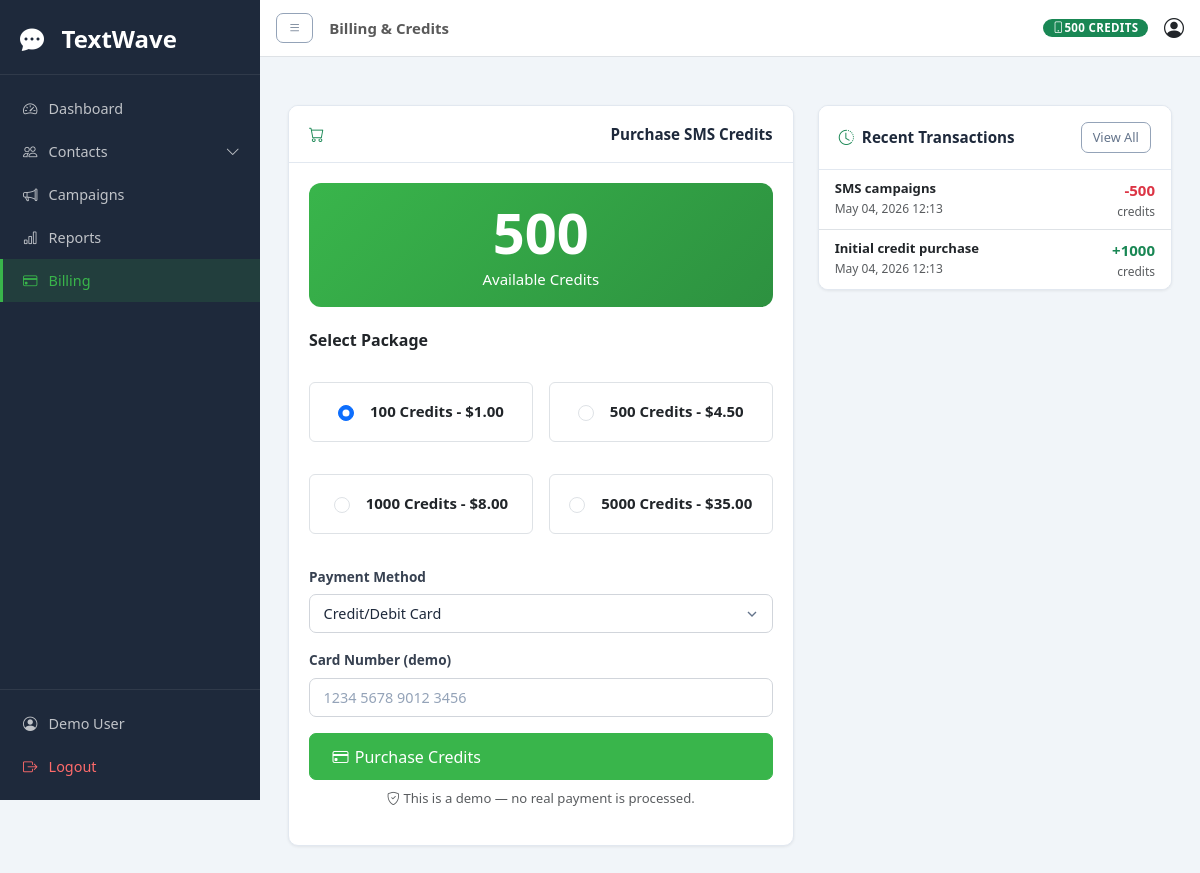
Page /billing/ (signed in) on the committed database.
### apps/accounts/models.py (models this page shows, shortened)
class UserProfile(models.Model):
    user = models.OneToOneField(User, on_delete=models.CASCADE, related_name='profile')
    phone = models.CharField(max_length=20, blank=True)
    company = models.CharField(max_length=100, blank=True)
    sms_balance = models.IntegerField(default=0)
    api_key = models.CharField(max_length=64, unique=True, default='')
    sender_id = models.CharField(max_length=11, default='TextWave')
    created_at = models.DateTimeField(auto_now_add=True)
    updated_at = models.DateTimeField(auto_now=True)

### apps/billing/models.py (models this page shows, shortened)
class Transaction(models.Model):
    TYPE_CHOICES = [
        ('purchase', 'Purchase'), ('deduction', 'Deduction'),
        ('bonus', 'Bonus'), ('refund', 'Refund'),
    ]
    STATUS_CHOICES = [
        ('pending', 'Pending'), ('completed', 'Completed'), ('failed', 'Failed'),
    ]
    user = models.ForeignKey(User, on_delete=models.CASCADE, related_name='transactions')
    amount = models.DecimalField(max_digits=10, decimal_places=2, default=0)
    credits = models.IntegerField()
    transaction_type = models.CharField(max_length=20, choices=TYPE_CHOICES)
    status = models.CharField(max_length=20, choices=STATUS_CHOICES, default='completed')
    description = models.CharField(max_length=255, blank=True)
    created_at = models.DateTimeField(auto_now_add=True)
    class Meta:
        ordering = ['-created_at']

### apps/billing/views.py (the view, shortened to what this page needs)
# urls.py: path('', views.billing_view, name='billing'),
@login_required
def billing_view(request):
    form = PurchaseForm(request.POST or None)
    recent_transactions = Transaction.objects.filter(user=request.user)[:5]
    return render(request, 'billing/billing.html', {'form': form, 'recent_transactions': recent_transactions, 'packages': CREDIT_PACKAGES})

### apps/billing/forms.py
class PurchaseForm(forms.Form):
    package = forms.ChoiceField(
        choices=CREDIT_PACKAGES,
        widget=forms.RadioSelect(attrs={'class': 'form-check-input'}),
        label='Select Package'
    )
    payment_method = forms.ChoiceField(
        choices=[('card', 'Credit/Debit Card'), ('mobile', 'Mobile Money')],
        widget=forms.Select(attrs={'class': 'form-select'}),
    )
    card_number = forms.CharField(
        max_length=19, required=False,
        widget=forms.TextInput(attrs={'class': 'form-control', 'placeholder': '1234 5678 9012 3456'}),
    )

### templates/billing/billing.html (shortened to what this page needs)
{% extends 'base.html' %}
{% block page_title %}Billing & Credits{% endblock %}
{% block content %}
<div class="row g-4">
    <div class="col-lg-7">
        <div class="card mb-4">
            <div class="card-header d-flex align-items-center gap-2">
                <i class="bi bi-cart text-success"></i>
                <span>Purchase SMS Credits</span>
            </div>
            <div class="card-body">
                <div class="text-center mb-4 py-3" style="background: linear-gradient(135deg, #39B54B, #2d9140); border-radius: 12px; color: white;">
                    <div class="display-4 fw-bold">{{ request.user.profile.sms_balance }}</div>
                    <div>Available Credits</div>
                </div>
                <form method="post">
                    <h6 class="fw-semibold mb-3">Select Package</h6>
                    <div class="row g-3 mb-4">
                        {% for value, label in packages %}
                        <div class="col-6">
                            <div class="border rounded p-3 text-center package-option" style="cursor: pointer;">
                                <div class="form-check d-flex justify-content-center">
                                    <input class="form-check-input me-2" type="radio" name="package" value="{{ value }}"
                                           id="pkg_{{ value }}" {% if forloop.first %}checked{% endif %}>
                                    <label class="form-check-label fw-semibold" for="pkg_{{ value }}">{{ label }}</label>
                                </div>
                            </div>
                        </div>
                        {% endfor %}
                    </div>
                    <div class="mb-3">
                        <label class="form-label fw-semibold">Payment Method</label>
                        {{ form.payment_method }}
                    </div>
                    <div class="mb-3">
                        <label class="form-label fw-semibold">Card Number (demo)</label>
                        {{ form.card_number }}
                    </div>
                    <button type="submit" class="btn btn-success btn-lg w-100">
                        <i class="bi bi-credit-card"></i> Purchase Credits
                    </button>
                    <p class="text-center text-muted small mt-2">
                        <i class="bi bi-shield-check"></i> This is a demo — no real payment is processed.
                    </p>
                </form>
            </div>
        </div>
    </div>
    <div class="col-lg-5">
        <div class="card">
            <div class="card-header d-flex align-items-center justify-content-between">
                <div class="d-flex align-items-center gap-2">
                    <i class="bi bi-clock-history text-success"></i>
                    <span>Recent Transactions</span>
                </div>
                <a href="{% url 'billing:transaction_history' %}" class="btn btn-outline-secondary btn-sm">View All</a>
            </div>
            <div class="card-body p-0">
                <div class="list-group list-group-flush">
                    {% for tx in recent_transactions %}
                    <div class="list-group-item">
                        <div class="d-flex justify-content-between align-items-start">
                            <div>
                                <div class="fw-semibold small">{{ tx.description }}</div>
                                <div class="text-muted" style="font-size: 0.75rem;">{{ tx.created_at|date:"M d, Y H:i" }}</div>
                            </div>
                            <div class="text-end">
                                <span class="fw-bold {% if tx.credits > 0 %}text-success{% else %}text-danger{% endif %}">
                                    {% if tx.credits > 0 %}+{% endif %}{{ tx.credits }}
                                </span>
                                <div class="text-muted" style="font-size: 0.75rem;">credits</div>
                            </div>
                        </div>
                    </div>
                    {% empty %}
                    <div class="list-group-item text-center text-muted py-4">No transactions yet</div>
                    {% endfor %}
                </div>
            </div>
        </div>
    </div>
</div>
{% endblock %}

### templates/base.html (shortened to what this page needs)
{% load static %}
<!DOCTYPE html>
<html lang="en">
<head>
    <link rel="stylesheet" href="https://cdn.jsdelivr.net/npm/bootstrap@5.3.0/dist/css/bootstrap.min.css">
    <link rel="stylesheet" href="https://cdn.jsdelivr.net/npm/bootstrap-icons@1.11.0/font/bootstrap-icons.css">
    <link rel="stylesheet" href="{% static 'css/main.css' %}">
</head>
<body>
    <div class="d-flex" id="wrapper">
        <nav id="sidebar" class="sidebar">
            <div class="sidebar-brand">
                <i class="bi bi-chat-dots-fill text-white me-2" style="font-size: 1.5rem;"></i>
                <span class="text-white fw-bold fs-4">TextWave</span>
            </div>
            <ul class="sidebar-nav list-unstyled">
                <li>
                    <a href="{% url 'core:dashboard' %}" class="sidebar-link {% if request.resolver_match.url_name == 'dashboard' %}active{% endif %}">
                        <i class="bi bi-speedometer2"></i> Dashboard
                    </a>
                </li>
                <li>
                    <a href="#contactsSubmenu" data-bs-toggle="collapse" class="sidebar-link">
                        <i class="bi bi-people"></i> Contacts <i class="bi bi-chevron-down ms-auto"></i>
                    </a>
                </li>
                <li>
                    <a href="{% url 'campaigns:campaign_list' %}" class="sidebar-link {% if request.resolver_match.namespace == 'campaigns' %}active{% endif %}">
                        <i class="bi bi-megaphone"></i> Campaigns
                    </a>
                </li>
                <li>
                    <a href="{% url 'reports:report_list' %}" class="sidebar-link {% if request.resolver_match.namespace == 'reports' %}active{% endif %}">
                        <i class="bi bi-bar-chart"></i> Reports
                    </a>
                </li>
                <li>
                    <a href="{% url 'billing:billing' %}" class="sidebar-link {% if request.resolver_match.namespace == 'billing' %}active{% endif %}">
                        <i class="bi bi-credit-card"></i> Billing
                    </a>
                </li>
            </ul>
            <div class="sidebar-footer">
                <a href="{% url 'accounts:profile' %}" class="sidebar-link">
                    <i class="bi bi-person-circle"></i> {{ request.user.get_full_name|default:request.user.username }}
                </a>
                <a href="{% url 'accounts:logout' %}" class="sidebar-link" style="color: #ff6b6b;">
                    <i class="bi bi-box-arrow-right"></i> Logout
                </a>
            </div>
        </nav>
        <div id="page-content-wrapper" class="flex-grow-1">
            <nav class="navbar navbar-expand-lg navbar-light bg-white border-bottom px-3">
                <button id="menu-toggle" class="btn btn-sm btn-outline-secondary me-3">
                    <i class="bi bi-list"></i>
                </button>
                <span class="navbar-text fw-semibold">{% block page_title %}{% endblock %}</span>
                <div class="ms-auto d-flex align-items-center gap-3">
                    <span class="badge bg-success">
                        <i class="bi bi-phone"></i> {{ request.user.profile.sms_balance }} credits
                    </span>
                    <a href="{% url 'accounts:profile' %}" class="text-decoration-none text-dark">
                        <i class="bi bi-person-circle fs-5"></i>
                    </a>
                </div>
            </nav>
            <div class="container-fluid px-4 py-3">
                {% block content %}{% endblock %}
            </div>
        </div>
    </div>
</body>
</html>

### static/css/main.css (style rules this page uses)
*, *::before, *::after { box-sizing: border-box; margin: 0; padding: 0; }
html { font-size: 16px; }
body { font-family: 'Segoe UI', system-ui, -apple-system, BlinkMacSystemFont, sans-serif; font-size: 0.9375rem; line-height: 1.6; color: #1e293b; background: #f1f5f9; }
a { color: #39B54B; text-decoration: none; }
ul { list-style: none; padding: 0; margin: 0; }
#wrapper { display: flex; min-height: 100vh; }
#sidebar { width: 260px; min-height: 100vh; background: #1e293b; display: flex; flex-direction: column; flex-shrink: 0; position: sticky; top: 0; height: 100vh; overflow-y: auto; transition: width 0.25s ease; z-index: 100; }
#page-content-wrapper { flex: 1; min-width: 0; display: flex; flex-direction: column; }
.sidebar-brand { padding: 1.25rem 1.25rem 1rem; border-bottom: 1px solid rgba(255,255,255,0.08); display: flex; align-items: center; gap: 0.6rem; white-space: nowrap; }
.sidebar-nav { flex: 1; padding: 0.75rem 0; overflow-y: auto; }
.sidebar-link { display: flex; align-items: center; gap: 0.7rem; padding: 0.62rem 1.25rem; color: rgba(255,255,255,0.72); text-decoration: none; font-size: 0.9rem; font-weight: 500; border-left: 3px solid transparent; transition: all 0.15s; white-space: nowrap; }
.sidebar-link.active { background: rgba(57,181,75,0.15); color: #39B54B; border-left-color: #39B54B; }
.sidebar-footer { padding: 0.75rem 0; border-top: 1px solid rgba(255,255,255,0.08); }
.card { background: #fff; border: 1px solid #e2e8f0; border-radius: 10px; box-shadow: 0 1px 3px rgba(0,0,0,0.07); overflow: hidden; }
.card-header { padding: 1rem 1.25rem; border-bottom: 1px solid #e2e8f0; background: #fff; font-weight: 600; font-size: 0.95rem; color: #1e293b; display: flex; align-items: center; justify-content: space-between; gap: 0.5rem; }
.card-body { padding: 1.25rem; }
.btn { display: inline-flex; align-items: center; gap: 0.4rem; padding: 0.45rem 1rem; border-radius: 7px; border: 1px solid transparent; font-size: 0.875rem; font-weight: 500; cursor: pointer; text-decoration: none; transition: all 0.15s; line-height: 1.5; white-space: nowrap; }
.btn-sm { padding: 0.3rem 0.7rem; font-size: 0.8rem; }
.btn-lg { padding: 0.65rem 1.4rem; font-size: 1rem; }
.btn-success { background: #39B54B; border-color: #39B54B; color: #fff; }
.btn-outline-secondary { background: transparent; border-color: #94a3b8; color: #64748b; }
.form-label { display: block; font-size: 0.85rem; font-weight: 600; color: #374151; margin-bottom: 0.4rem; }
.form-control, .form-select { display: block; width: 100%; padding: 0.5rem 0.85rem; border: 1px solid #d1d5db; border-radius: 7px; background: #fff; font-size: 0.9rem; color: #1e293b; transition: border-color 0.15s, box-shadow 0.15s; line-height: 1.5; appearance: none; }
.form-control::placeholder { color: #94a3b8; }
.form-select { background-repeat: no-repeat; background-position: right 0.7rem center; background-size: 1rem; padding-right: 2.2rem; }
.form-check { display: flex; align-items: center; gap: 0.5rem; }
.form-check-input { width: 1rem; height: 1rem; cursor: pointer; accent-color: #39B54B; }
.badge { display: inline-flex; align-items: center; padding: 0.2rem 0.6rem; border-radius: 20px; font-size: 0.72rem; font-weight: 600; letter-spacing: 0.03em; text-transform: uppercase; }
.row { display: flex; flex-wrap: wrap; margin: -0.5rem; }
.col-6 { flex: 0 0 50%; max-width: 50%; padding: 0.5rem; }
.d-flex { display: flex; }
.gap-2 { gap: 0.5rem; }
.gap-3 { gap: 0.75rem; }
.text-center { text-align: center; }
.text-muted { color: #64748b; }
.text-success { color: #39B54B; }
.text-danger { color: #ef4444; }
.text-white { color: #fff; }
.fw-bold { font-weight: 700; }
.fw-semibold { font-weight: 600; }
.mt-2 { margin-top: 0.5rem; }
.mb-3 { margin-bottom: 0.75rem; }
.mb-4 { margin-bottom: 1rem; }
.p-3 { padding: 0.75rem; }
.px-3 { padding-left: 0.75rem; padding-right: 0.75rem; }
.rounded { border-radius: 8px; }
.border { border: 1px solid #e2e8f0; }
.bg-white { background: #fff; }
.bg-success { background: #39B54B; color: #fff; }

### rows in the picture
Transaction: description "SMS campaigns", created_at "May 04, 2026 12:13", credits "-500"
Transaction: description "Initial credit purchase", created_at "May 04, 2026 12:13", credits "1000"

### other values in the picture
{{ request.user.get_full_name|default:request.user.username }} "Demo User"
{{ request.user.profile.sms_balance }} "500"
{{ label }} "100 Credits - $1.00" "500 Credits - $4.50" "1000 Credits - $8.00" "5000 Credits - $35.00"
